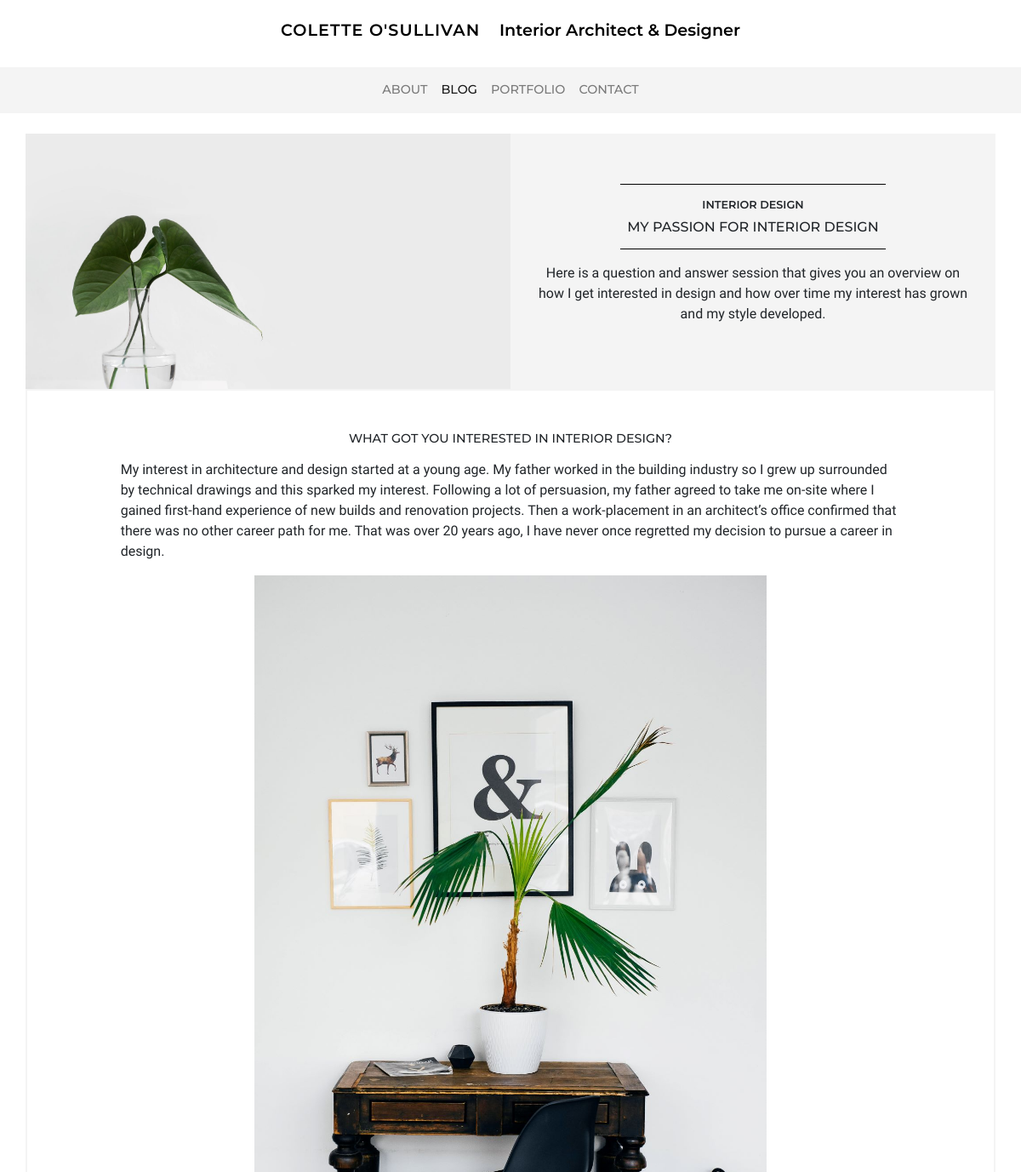
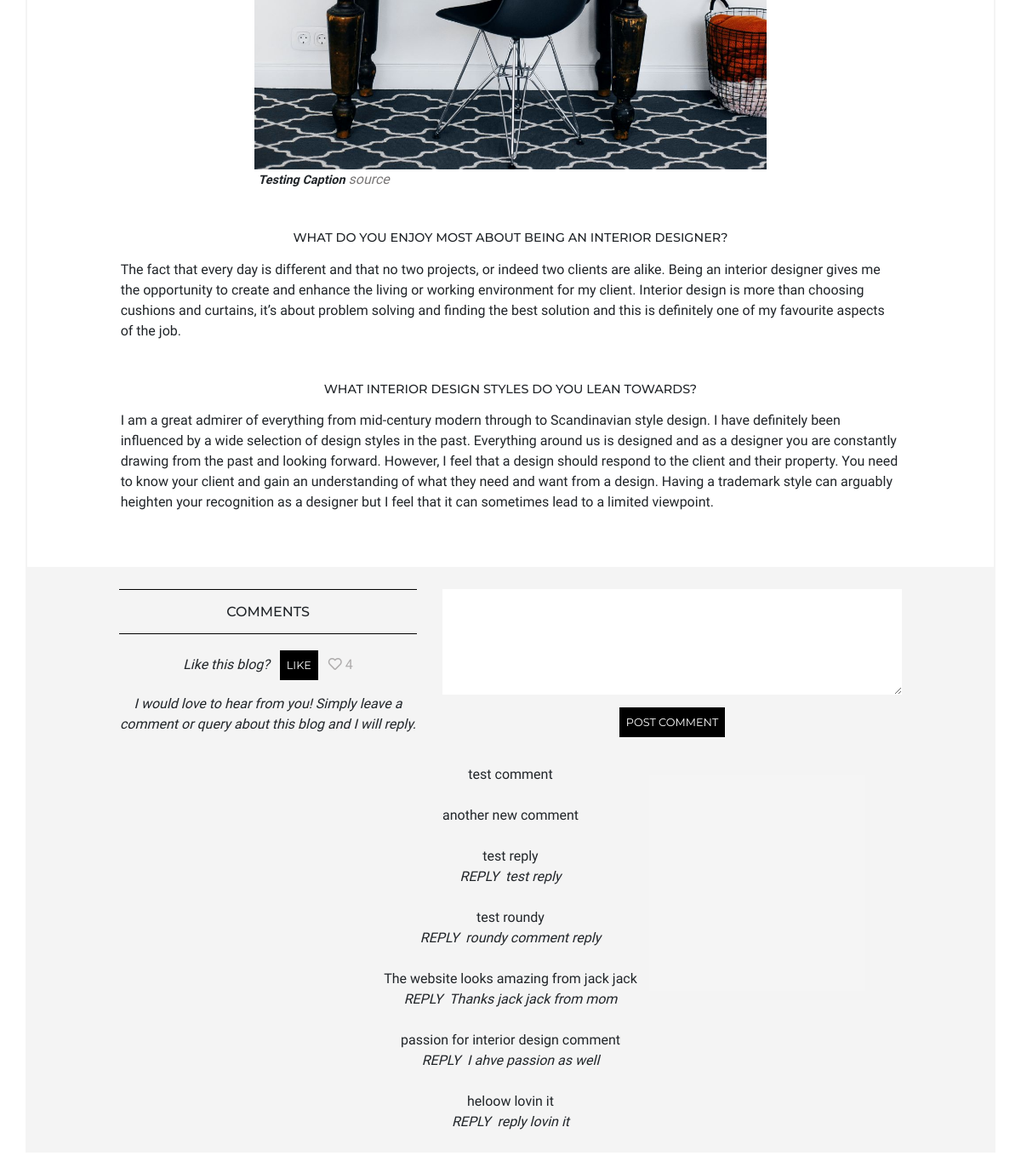
Page /blog/3 on the committed database (2 pictures, top to bottom).
### blog/models.py (models this page shows, shortened)
class Blog(models.Model):
    category = models.ForeignKey('Category', on_delete=models.CASCADE, related_name='blogs') # no null !!!
    title = models.CharField(max_length=50) # char blank - no blank
    date = models.DateField(default=timezone.now) # auto
    image = models.ImageField(default='blog_default.jpg', upload_to='blog_images') # image blank
    content = models.TextField(blank=True) # text blank
    order = models.IntegerField(null=True, blank=True) # null ok - should not be required in form!!!
    home = models.BooleanField(default=False)
    exclude = models.BooleanField(default=False) # yes no
    like = models.IntegerField(default=0)

class Category(models.Model):
    title = models.CharField(max_length=20)

class Section(models.Model):
    blog = models.ForeignKey('Blog', on_delete=models.CASCADE, related_name='sections') #gotta have
    title = models.CharField(max_length=500, blank=True) # char blank
    content = models.TextField()
    image = models.ImageField(blank=True, upload_to='blog_images') # ?
    caption = models.CharField(max_length=200, blank=True)
    caption_url = models.URLField(max_length=200, blank=True)
    exclude = models.BooleanField(default=False)

class Comment(models.Model):
    blog = models.ForeignKey('Blog', on_delete=models.CASCADE, related_name='comments')
    date = models.DateField(default=timezone.now)
    content = models.TextField() # don't want this to blank ever
    reply = models.TextField(blank=True)
    exclude = models.BooleanField(default=False)

### blog/views.py (the view, shortened to what this page needs)
# urls.py: path('<pk>', views.blog, name='blog'),
def blog(request, pk):
    blog = Blog.objects.get(pk=pk)
    sections = Section.objects.filter(blog=blog)
    comments = Comment.objects.filter(blog=blog, exclude=False).order_by('-id')
    form = CommentForm() #equate to request.GET
    context = {'title': 'Blog', 'blog': blog, 'sections': sections, 'comments': comments, 'form': form}
    return render(request, 'blog/blog.html', context)

### blog/forms.py
class CommentForm(forms.ModelForm):
    class Meta:
        model = Comment
        fields = ['content']
        labels = {'content': _(''),}
        widgets = {'content': Textarea(attrs={'rows':5, 'class': 'textarea-style'}),}

### blog/templates/blog/blog.html (shortened to what this page needs)
{% extends 'base.html' %}
{% block content%}
<header class="row mt-4" data-page="{{ title }}">
    <div class="col-12 col-md-6 order-2 order-md-1 bg-img d-flex justify-content-center"
        style="background-image: url({{ blog.image.url }})">
    </div>
    <div class="col-12 col-md-6 order-1 order-md-2 bg-color--stone d-flex justify-content-center">
        <div class="align-self-center m-3 text-center">
            <div class="d-none d-md-inline-block header-border">
                <h1 class="header-category">{{ blog.category.title }}</h1>
                <h2 class="header-title">{{ blog.title }}</h2>
            </div>
            <p>{{ blog.content|linebreaks }}</p>
        </div>
    </div>
</header>
<section class="row border-color--stone">
    <div class="col-12 col-lg-10 offset-lg-1 mb-5">
        {% for section in sections %}
        <div class="mt-5">
            <h3 class="h-section">{{ section.title }}</h3>
            <p>{{ section.content|linebreaks }}</p>
            {% if section.image %}
            <figure class="row">
                <div class="col-12 col-md-8 offset-md-2">
                    <img src="{{ section.image.url }}" class="img-fluid" alt="Placeholder image">
                    <figcaption class="d-inline-block pl-md-1 ">
                        {{ section.caption }}
                    </figcaption>
                    {% if section.caption_url %}
                        <a href="{{ section.caption_url }}" class="link">
                            source
                        </a>
                    {% endif %}
                </div>
            </figure>
            {% endif %}
        </div>
        {% endfor %}
    </div>
</section>
<section class="row bg-color--stone pt-4 mb-4">
    <header class="col-12 col-md-5 col-lg-4 offset-lg-1 text-center">
        <div class="header-border">
            <h1 class="header-title mt-2">COMMENTS</h1>
        </div>
        <span class="d-inline-block mt-4">Like this blog?</span>
        <a class="d-inline-block button-a" href="{% url 'like' pk=blog.id %}">Like</a>
        <i class="far fa-heart mute"></i>
        <mute>{{ blog.like }}</mute>
        <span class="d-block mt-2 mb-2">I would love to hear from you! Simply leave a comment or query about this blog and I will reply.
        </span>
    </header>
    <div class="col-12 col-md-7 col-lg-6 text-center">
        <form method="POST">
            {{ form }}
            <button type="submit">POST COMMENT</button>
        </form>
    </div>
    <div class="col-12 col-lg-10 offset-lg-1 text-center mt-4">
        {% for comment in comments %}
        <p class="mb-4">{{ comment.content }} <br>
            {% if comment.reply %}
            <span class="mr-2">REPLY</span><span class="">{{ comment.reply }}</span></p>
        {% endif %}
        {% endfor %}
    </div>
</section>
{% endblock %}

### static/css/main.css (style rules this page uses)
body { font-family: 'Ibarra Real Nova', serif; }
span { font-style: italic; }
h1, h2, h3, h4 { font-family: 'Montserrat', sans-serif; text-transform: uppercase; }
figcaption { font-size: .9rem; font-style: italic; font-weight: 600; }
.link { text-decoration: none; font-style: italic; color: #787676; }
.h-section { font-weight: 500; font-size: .9rem; text-align: center; }
a { color: #000000; text-decoration: none; }
mute, .mute { color: #aeacac; }
.header-border { border-top: solid 1px #000000; border-bottom: solid 1px #000000; text-align: center; padding: .5rem; }
.header-category { font-weight: 600; font-size: .8rem; margin-top: .5rem; text-transform: uppercase; }
.header-title { font-weight: 500; font-size: 1rem; text-transform: uppercase; }
.bg-img { background-size: cover; background-position: center; background-repeat: no-repeat; min-height: 300px; }
.bg-color--stone { background-color: rgba(244, 244, 244, .95); }
.border-color--stone { border: 2px solid rgba(244, 244, 244); }
.textarea-style { width: 100%; border: 0; }
button, .button-a { background-color: #000000; color: #ffffff; border: 0px; font-size: .8rem; text-transform: uppercase; font-family: 'Montserrat', sans-serif; padding: 8px; margin: 8px; }

### rows in the picture
Blog: image (picture), category "INTERIOR DESIGN", title "MY PASSION FOR INTERIOR DESIGN", content "Here is a question and answer session that gives you an overview on how I get interested in design and how over time my interest has grown and my style developed.", like "4"
Section: title "WHAT GOT YOU INTERESTED IN INTERIOR DESIGN?", content "My interest in architecture and design started at a young age. My father worked in the building industry so I grew up surrounded by technical drawings and this sparked my interest. Following a lot of persuasion, my father agreed to take me on-site where I gained first-hand experience of new builds and renovation projects. Then a work-placement in an architect’s office confirmed that there was no other career path for me. That was over 20 years ago, I have never once regretted my decision to pursue a career in design.", image (picture), caption "Testing Caption"
Section: title "WHAT DO YOU ENJOY MOST ABOUT BEING AN INTERIOR DESIGNER?", content "The fact that every day is different and that no two projects, or indeed two clients are alike. Being an interior designer gives me the opportunity to create and enhance the living or working environment for my client. Interior design is more than choosing cushions and curtains, it’s about problem solving and finding the best solution and this is definitely one of my favourite aspects of the job."
Section: title "WHAT INTERIOR DESIGN STYLES DO YOU LEAN TOWARDS?", content "I am a great admirer of everything from mid-century modern through to Scandinavian style design. I have definitely been influenced by a wide selection of design styles in the past. Everything around us is designed and as a designer you are constantly drawing from the past and looking forward. However, I feel that a design should respond to the client and their property. You need to know your client and gain an understanding of what they need and want from a design. Having a trademark style can arguably heighten your recognition as a designer but I feel that it can sometimes lead to a limited viewpoint."
Comment: content "test comment"
Comment: content "another new comment"
Comment: content "test reply", reply "test reply"
Comment: content "test roundy", reply "roundy comment reply"
Comment: content "The website looks amazing from jack jack", reply "Thanks jack jack from mom"
Comment: content "passion for interior design comment", reply "I ahve passion as well"
Comment: content "heloow lovin it", reply "reply lovin it"
